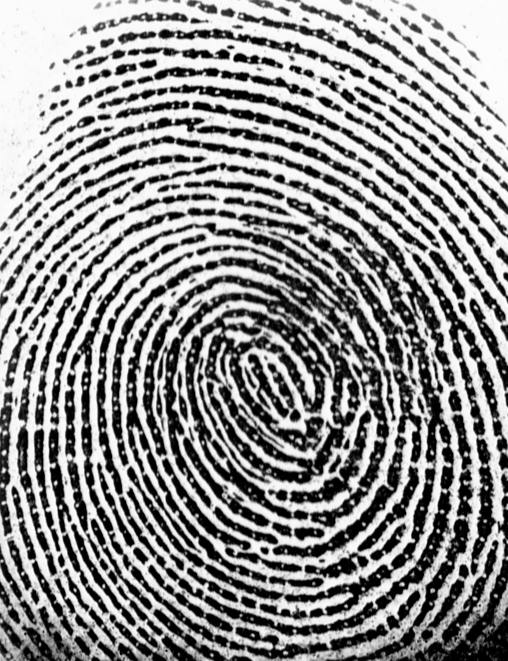
#> input picture 01_1.bmp, 508 x 661 px
$ python -i image_enhancement.py   (imports and definitions only)   (older library calls are emulated)
#> lines starting #> are read from the running program, lines starting #| are printed output that depends on the picture; after the words box and inside, x2 and y2 are one past the last pixel; in counts of white or black regions, pixels touching at a corner belong together
#> further down, picture is the input picture: shape (661, 508); min 0, max 255, mean 143.6
### normalization.py
import cv2
import numpy as np
import matplotlib.pyplot as plt


def normalize(img):
    norm_img = (img-np.mean(img))/np.std(img)
    return norm_img

# Below function returns the masked image with the given threshold and normalized image
def ridge_segementation(image, window_size, threshold):
#> called with window_size = 16, threshold = 0.1
    rows, cols = image.shape
    image = normalize(image)

    padded_rows = np.int(window_size * np.ceil((np.float(rows))/(np.float(window_size))))
    padded_cols = np.int(window_size * np.ceil((np.float(cols)) / (np.float(window_size))))

    padded_img = np.zeros((padded_rows, padded_cols))

    std_img = np.zeros((padded_rows, padded_cols))

    padded_img[0:rows][:, 0:cols] = image

    for i in range(0, padded_rows, window_size):
        for j in range(0, padded_cols, window_size):
            window = padded_img[i:i+window_size][:,j:j+window_size]
            std_img[i:i+window_size][:,j:j+window_size] = np.std(window)*np.ones(window.shape)
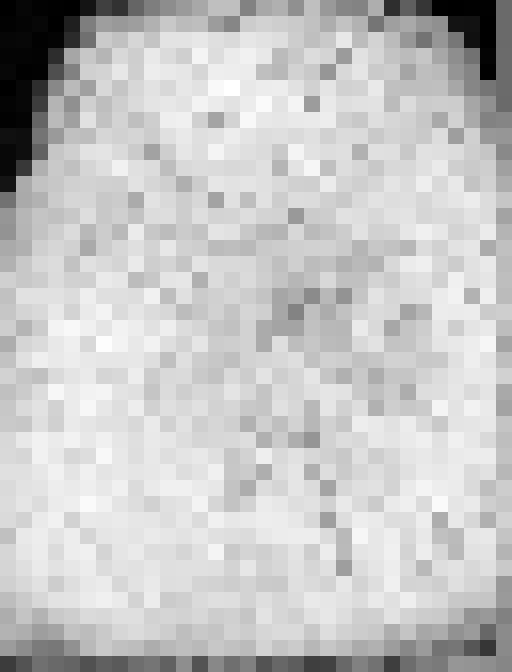
#> std_img: shape (672, 512) float64; min 0.00154, max 1.12, mean 0.871; drawn with min black and max white

    std_img = std_img[0:rows][:,0:cols]
#> std_img: shape (661, 508) float64


    mask_img = std_img > threshold
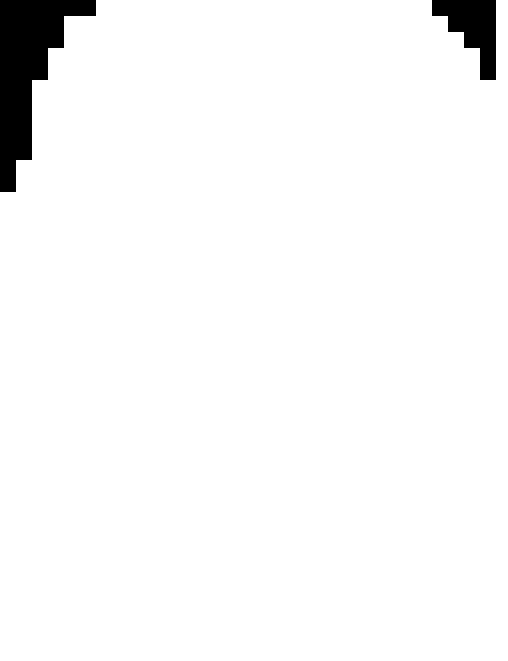
#> mask_img: shape (661, 508) bool; 96.7% white; 2 black regions, box (x1, y1, x2, y2) and area: (0, 0, 96, 192) 8192, (432, 0, 496, 80) 2816

    mean_val = np.mean(image[mask_img])
#> mean_val = -0.0363
    std_val = np.std(image[mask_img])
#> std_val = 0.997

    norm_image = (image - mean_val) / (std_val)

    return (norm_image, mask_img)

### ridge_orientation.py
import cv2
import numpy as np
from scipy import ndimage
from scipy import signal

def ridge_orientation(img, grad_sigma, orient_smooth_sigma):
    # Get size of gaussian filter for blurring. Discrete gaussian is calculated by convolving gaussian function
    # in a window equals to 6 times sigma. Value outside this window can be neglected as they are very small.
#> called with grad_sigma = 1, orient_smooth_sigma = 7
    size = np.fix(6*grad_sigma)
    if np.remainder(size,2) == 0:
        size = size+1
    gaussian = cv2.getGaussianKernel(np.int(size),grad_sigma)
    F = gaussian*gaussian.T
    F_y, F_x = np.gradient(F)
    s_x = signal.convolve2d(img, F_x, mode="same")
    s_y = signal.convolve2d(img, F_y, mode="same")

    s_xx = s_x**2
    s_yy = s_y**2
    s_xy = s_x*s_y

    # calculate theta
    # theta = 1/2 * np.arctan(scipy.convolve2d(2*s_xy, np.ones((3,3),dtype=int))/scipy.convolve2d(s_xx*s_yy, np.ones((3,3),dtype=int)))

    denominator = np.sqrt(np.power(s_xy,2)+np.power((s_xx-s_yy),2)) + np.finfo(float).eps

    # Analytic solution of principal direction
    sin_2_theta = s_xy/denominator
    cos_2_theta = (s_xx-s_yy)/denominator

    # Obtains orientation by appying gaussian kernel 2nd time. This eliminates effect of noise
    if orient_smooth_sigma:
        size = np.fix(6*orient_smooth_sigma)
        if np.remainder(size,2) == 0:
            size = size+1
        gaussian = cv2.getGaussianKernel(np.int(size), orient_smooth_sigma)
        F = gaussian*gaussian.T
        cos_2_theta = ndimage.convolve(cos_2_theta, F)
        sin_2_theta = ndimage.convolve(sin_2_theta, F)
    oriented_image = np.pi/2 + np.arctan2(sin_2_theta,cos_2_theta)/2

    return(oriented_image)

### ridge_frequency.py
import numpy as np
from  est_freq import est_freq


def ridge_frequency(img, mask, orientation, block_size, window_size, min_wave_length, max_wave_length):
#> called with block_size = 38, window_size = 5, min_wave_length = 5, max_wave_length = 15
    rows, cols = img.shape
#> rows = 661; cols = 508
    frequency = np.zeros((rows, cols))

    for i in range(0, rows-block_size, block_size):
        for j in range(0, cols-block_size, block_size):
            block_image = img[i:i+block_size][:,j:j+block_size]
            block_orientation = orientation[i:i+block_size][:,j:j+block_size]

            frequency[i:i+block_size][:,j:j+block_size] = est_freq(block_image, block_orientation, window_size, min_wave_length, max_wave_length)
#> this loop made 17 passes
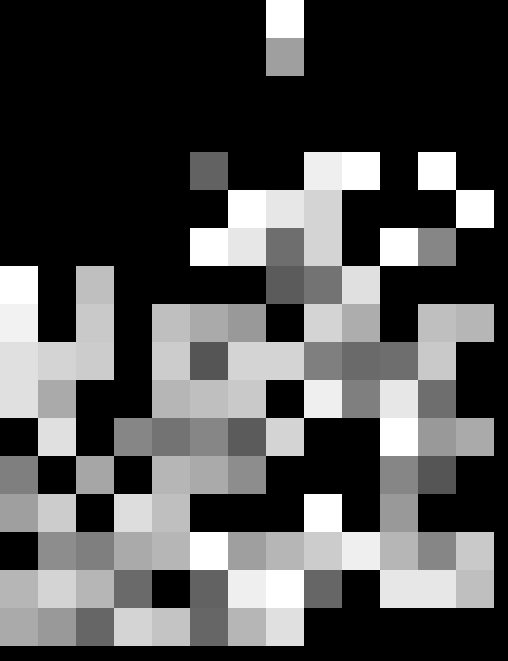
#> frequency: shape (661, 508) float64; min 0, max 0.2, mean 0.0635; drawn with min black and max white
    frequency = frequency*mask

    frequency_1d = np.reshape(frequency,(1, rows*cols))

    index = np.where(frequency_1d>0)

    index = np.array(index)

    index = index[1,:]

    non_zero_ele_in_frequency = frequency_1d[0][index]

    mean_frequency = np.mean(non_zero_ele_in_frequency)

    median_frequency = np.median(non_zero_ele_in_frequency)

    return(frequency, mean_frequency)

### est_freq.py
import numpy as np
import cv2
import matplotlib.pyplot as plt
import math
import scipy.ndimage

def est_freq(img, oriented_img, window_size, min_wave_length, max_wave_length):
    rows, cols = img.shape

    cos_orientation = np.mean(np.cos(2*oriented_img))
    sin_orientation = np.mean(np.sin(2*oriented_img))

    orientation = math.atan2(sin_orientation, cos_orientation)/2

    rotated_img = scipy.ndimage.rotate(img, orientation/np.pi*180 +90, axes=(1,0), reshape=False, order=3, mode='nearest')


    crop_size = int(np.fix(rows/np.sqrt(2)))
    off_set = int(np.fix((rows-crop_size)/2))

    rotated_img = rotated_img[off_set:off_set+crop_size][:,off_set:off_set+crop_size]

    projection = np.sum(rotated_img, axis=0)

    dilation = scipy.ndimage.grey_dilation(projection, window_size, structure=np.ones(window_size))

    temp = np.abs(dilation - projection)

    threshold_peak = 2

    max_pts = (temp<threshold_peak) & (projection>np.mean(projection))

    max_index = np.where(max_pts)

    rows_max_index, cols_max_index = np.shape(max_index)

    if(cols_max_index<2):
        freq_img = cols_max_index
    else:
        num_of_peaks = cols_max_index
        wave_length = (max_index[0][cols_max_index-1]-max_index[0][0])/(num_of_peaks-1)

        if wave_length>=min_wave_length and wave_length<=max_wave_length:
            freq_img = 1/np.double(wave_length)*np.ones(img.shape)
        else:
            freq_img = np.zeros(img.shape)
    return(freq_img)

### ridge_filter.py
import numpy as np
import scipy

def ridge_filter(img, orientation, frequency, k_x, k_y):
#> called with k_x = 0.65, k_y = 0.65
    angle_increament = 3
    img = np.double(img)
    rows, cols = img.shape
    new_img = np.zeros((rows, cols))

    frequency_1d = np.reshape(frequency,(1,rows*cols))
    index = np.where(frequency_1d>0)

    index = np.array(index)
    index = index[1,:]

    non_zero_ele_in_frequency = frequency_1d[0][index]
    non_zero_ele_in_frequency = np.double(np.round((non_zero_ele_in_frequency*100)))/100

    unique_freq = np.unique(non_zero_ele_in_frequency)

    sigma_x = 1/unique_freq[0]*k_x
    sigma_y = 1/unique_freq[0]*k_y

    size = np.round(3*np.max([sigma_x, sigma_y]))

    x, y = np.meshgrid(np.linspace(-size,size,(2*size+1)), np.linspace(-size, size,(2*size +1 )))

    ref_filter = np.exp(-(( (np.power(x,2))/(sigma_x*sigma_x) + (np.power(y,2))/(sigma_y*sigma_y)))) * np.cos(2*np.pi*unique_freq[0]*x)

    filter_rows, filter_cols = ref_filter.shape

    gabor_filter = np.array(np.zeros((int(180/angle_increament), int(filter_rows), int(filter_cols))))

    for i in range(0, int(180/angle_increament)):
        rotated_filter = scipy.ndimage.rotate(ref_filter, -(i*angle_increament + 90), reshape = False)
        gabor_filter[i] = rotated_filter

    max_size = int(size)
    temp = frequency>0
    valid_rows, valid_cols = np.where(temp)

    temp_1 = valid_rows > max_size
    temp_2 = valid_rows < rows - max_size
    temp_3 = valid_cols > max_size
    temp_4 = valid_cols < cols - max_size

    final_temp = temp_1 & temp_2 & temp_3 & temp_4

    final_index = np.where(final_temp)

    max_oriented_index = np.round(180/angle_increament)
    oriented_index = np.round(orientation/np.pi*180/angle_increament)

    for i in range(0, rows):
        for j in range(0, cols):
            if(oriented_index[i][j] < 1):
                oriented_index[i][j] = oriented_index[i][j] + max_oriented_index
            if(oriented_index[i][j] > max_oriented_index):
                oriented_index[i][j] = oriented_index[i][j] - max_oriented_index
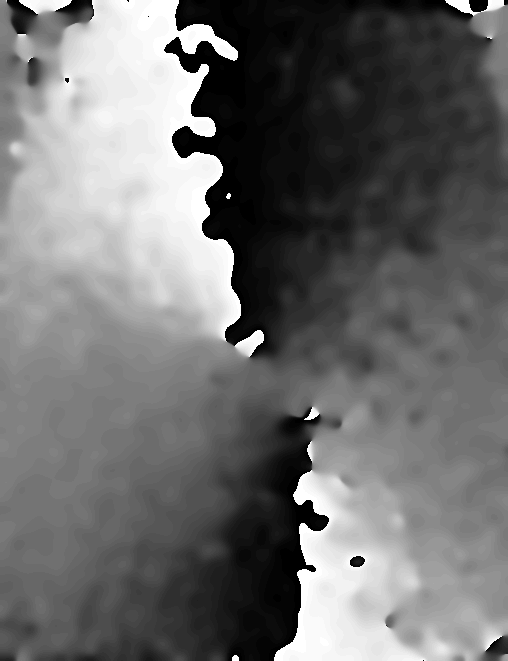
#> oriented_index: shape (661, 508) float64; min 1, max 60, mean 26.5; drawn with min black and max white

    final_index_rows, final_index_cols = np.shape(final_index)

    size  = int(size)

    for i in range(0, final_index_cols):
        r = valid_rows[final_index[0][i]]
        c = valid_cols[final_index[0][i]]

        img_block = img[r-size:r+size+1][:,c-size:c+size+1]

        new_img[r][c] = np.sum(img_block*gabor_filter[int(oriented_index[r][c]) - 1])
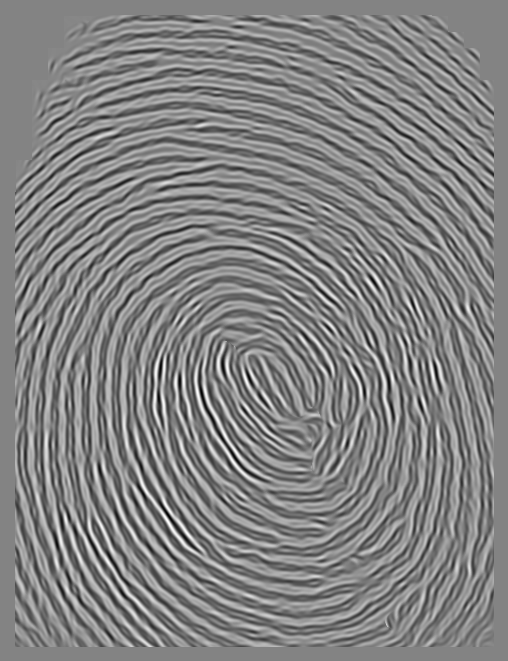
#> new_img: shape (661, 508) float64; min -41.32, max 38.93, mean 0; drawn with min black and max white

    return(new_img)

### image_enhancement.py
from normalization import ridge_segementation
from ridge_orientation import ridge_orientation
from ridge_frequency import ridge_frequency
from ridge_filter import ridge_filter
from skimage import morphology
import numpy as np
import cv2


# Algorithm reference paper
# '''Fingerprint Image Enhancement: Algorithm and Performance Evaluation'''
# https://pdfs.semanticscholar.org/bd6d/e6c7fba04a67d30a4bd1261665e6f4745ea8.pdf
def enhance_image(img):
    window_size = 16
    threshold = 0.1
    # Generate fingerprint mask from given image
    norm_img, mask = ridge_segementation(img, window_size, threshold)
    cv2.imshow("normal image", norm_img)

    grad_sigma = 1
    orient_smooth_sigma = 7
    # Find orientation of each pixel by using gradient of its surrounding
    oriented_img = ridge_orientation(img, grad_sigma, orient_smooth_sigma)
    # cv2.imshow("orientation image", oriented_img)

    block_size = 38
    window_size = 5
    min_wave_length = 5
    max_wave_length = 15
    freq, mean_freq = ridge_frequency(norm_img, mask, oriented_img, block_size, window_size, min_wave_length,
                                      max_wave_length)
    # cv2.imshow("frequency image", freq)

    freq = mean_freq * mask
    k_x = 0.65
    k_y = 0.65
    new_img = ridge_filter(norm_img, oriented_img, freq, k_x, k_y)
    # cv2.imshow("filter image", new_img)

    return new_img < -3
#> returned value: shape (661, 508) bool; 35.1% white; 252 white regions (139 under 20 px), largest, box (x1, y1, x2, y2) and area: (112, 258, 437, 619) 15687, (143, 276, 384, 557) 9369, (97, 245, 454, 636) 6458


def skeletonize(img):
    # Remove breaks in ridges by applying closing operation.
    closed_image = morphology.closing(img, np.ones((3, 3)))
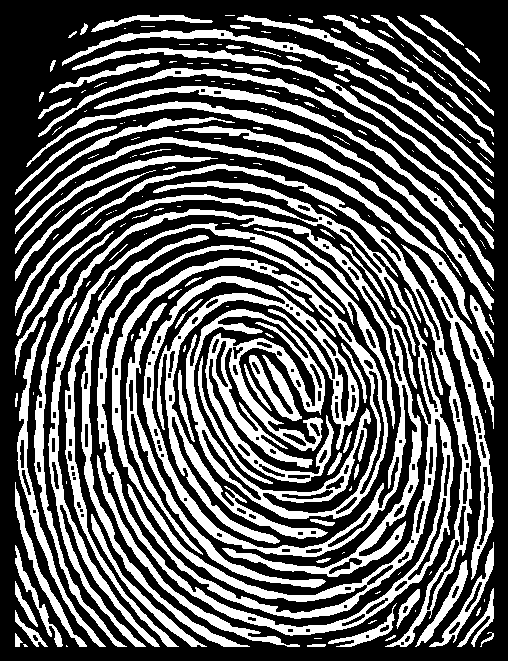
#> closed_image: shape (661, 508) bool; 37% white; 228 white regions (133 under 20 px), largest, box (x1, y1, x2, y2) and area: (16, 181, 454, 636) 32096, (34, 209, 422, 647) 20294, (48, 223, 395, 647) 6327
    cv2.imshow("closed Image", closed_image.astype('int') * 255.0)

    skeleton_image = morphology.skeletonize(closed_image)
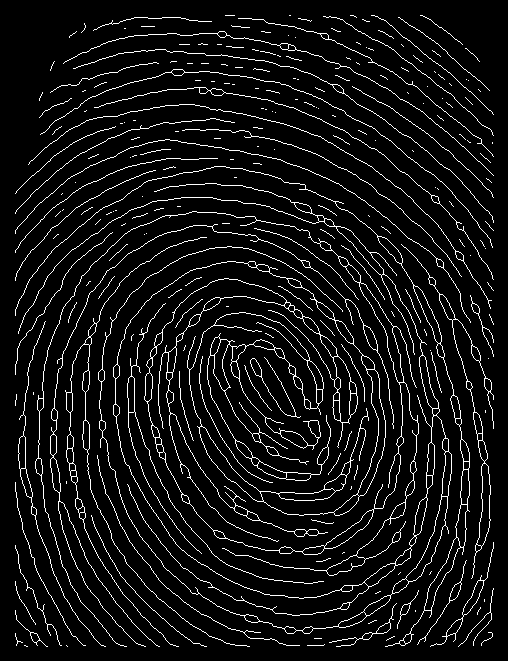
#> skeleton_image: shape (661, 508) bool; 7.2% white in thin lines or dots
    return skeleton_image


# This function checks if a window has no foreground pixels on 3 or more boundaries. If so, mark the complete window background.
# This removes any secluded point in image.
# Repeat this with multiple windows sizes.
def remove_noise(img):
    input_img = np.array(img.astype('int') * 1.0)
#> input_img: shape (661, 508) float64; values 0 (black) and 1 (white), 7.2% white in thin lines or dots
    output_img = np.array(img.astype('int') * 1.0)

    W, H = input_img.shape[:2]
    filtersizes = [4, 6, 8, 12, 20]
    # filtersizes = [4, 20]
    for filtersize in filtersizes:
        for i in range(0, W - filtersize, filtersize):
            for j in range(0, H - filtersize, filtersize):
                filter0 = output_img[i:i + filtersize, j:j + filtersize]

                flag = 0
                if sum(filter0[:, 0]) == 0:
                    flag += 1
                if sum(filter0[:, filtersize - 1]) == 0:
                    flag += 1
                if sum(filter0[0, :]) == 0:
                    flag += 1
                if sum(filter0[filtersize - 1, :]) == 0:
                    flag += 1
                if flag > 3:
                    output_img[i:i + filtersize, j:j + filtersize] = np.zeros((filtersize, filtersize))
#> output_img: shape (661, 508) float64; values 0 (black) and 1 (white), 7.1% white in thin lines or dots

    return output_img


def perform_enhancement_and_morphology(img):
    enhanced_img = enhance_image(img)
    cv2.imshow("enhanced image", enhanced_img.astype('int') * 255.0)
    # Thinning
    skeleton_img = skeletonize(enhanced_img)
    cv2.imshow("skeleton image output", skeleton_img.astype('int') * 255.0)
    # Remove the breaks and secluded elements in fingerprint.
    skeleton_image_wo_noise = remove_noise(skeleton_img)
    cv2.imshow("skeleton after removing noise", skeleton_image_wo_noise.astype('int') * 255.0)
    return skeleton_image_wo_noise

>>> import cv2
>>> picture = cv2.imread('01_1.bmp', cv2.IMREAD_GRAYSCALE)
>>> result = perform_enhancement_and_morphology(picture)

$ run again, on 1_3.png
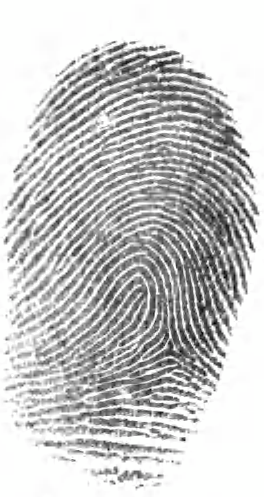
#> input picture 1_3.png, 264 x 497 px
#> in ridge_segementation, `mask_img = std_img > threshold`:
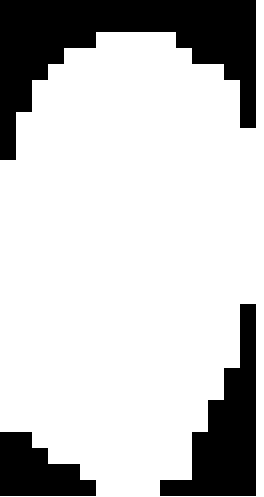
#> mask_img: shape (497, 264) bool; 77.8% white; 3 black regions, box (x1, y1, x2, y2) and area: (0, 0, 256, 160) 16896, (160, 304, 256, 496) 8192, (0, 432, 96, 496) 4096
#> mean_val = -0.266
#> std_val = 0.984
#> in ridge_frequency, `rows, cols = img.shape`: rows = 497; cols = 264
#> the loop in ridge_frequency, `for i in range(0, rows-block_size, block_size):` made 13 passes
#> closed_image: shape (497, 264) bool; 30.8% white; 45 white regions (2 under 20 px), largest, box (x1, y1, x2, y2) and area: (15, 228, 229, 381) 3014, (15, 255, 168, 397) 2688, (15, 278, 147, 379) 2179
#> in skeletonize, `skeleton_image = morphology.skeletonize(closed_image)`:
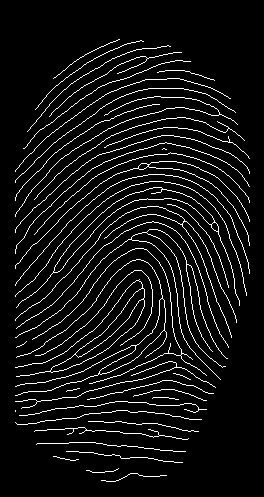
#> skeleton_image: shape (497, 264) bool; 6.9% white in thin lines or dots, all inside (x1, y1, x2, y2) = (15, 39, 250, 482)

$ run again, on 2.png
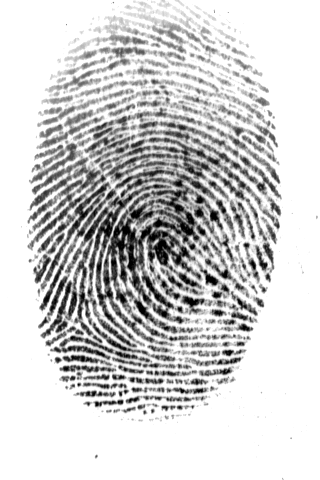
#> input picture 2.png, 320 x 480 px
#> picture is the input picture: shape (480, 320); min 0, max 255, mean 207.7
#> in ridge_segementation, `mask_img = std_img > threshold`:
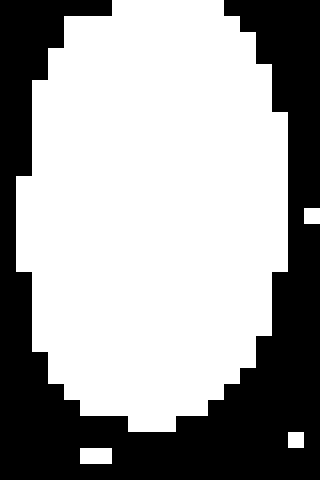
#> mask_img: shape (480, 320) bool; 62.8% white; 1 black region, box (x1, y1, x2, y2) and area: (0, 0, 320, 480) 57088
#> mean_val = -0.41
#> std_val = 1.07
#> in ridge_frequency, `rows, cols = img.shape`: rows = 480; cols = 320
#> the loop in ridge_frequency, `for i in range(0, rows-block_size, block_size):` made 12 passes
#> closed_image: shape (480, 320) bool; 24.2% white; 68 white regions (23 under 20 px), largest, box (x1, y1, x2, y2) and area: (37, 178, 259, 368) 7816, (119, 199, 265, 333) 4083, (28, 162, 267, 315) 3459
#> in skeletonize, `skeleton_image = morphology.skeletonize(closed_image)`:
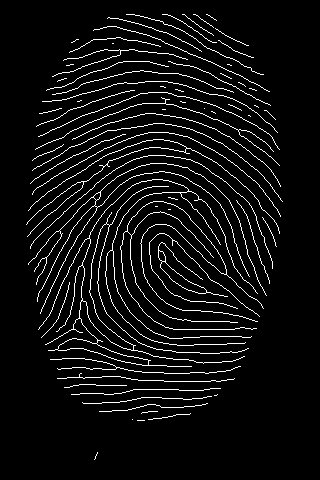
#> skeleton_image: shape (480, 320) bool; 6% white in thin lines or dots, all inside (x1, y1, x2, y2) = (26, 14, 283, 460)

$ run again, on 88.png
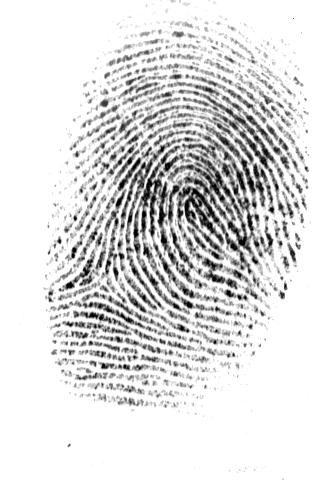
#> input picture 88.png, 320 x 480 px
#> picture is the input picture: shape (480, 320); min 0, max 255, mean 221.1
#> mask_img: shape (480, 320) bool; 60.7% white; 2 black regions, box (x1, y1, x2, y2) and area: (0, 0, 320, 480) 56320, (192, 0, 320, 96) 4096
#> mean_val = -0.37
#> std_val = 1.14
#> in ridge_frequency, `rows, cols = img.shape`: rows = 480; cols = 320
#> the loop in ridge_frequency, `for i in range(0, rows-block_size, block_size):` made 12 passes
#> closed_image: shape (480, 320) bool; 21.8% white; 79 white regions (30 under 20 px), largest, box (x1, y1, x2, y2) and area: (49, 130, 272, 347) 5803, (150, 153, 285, 320) 4111, (54, 113, 288, 292) 3189
#> in skeletonize, `skeleton_image = morphology.skeletonize(closed_image)`:
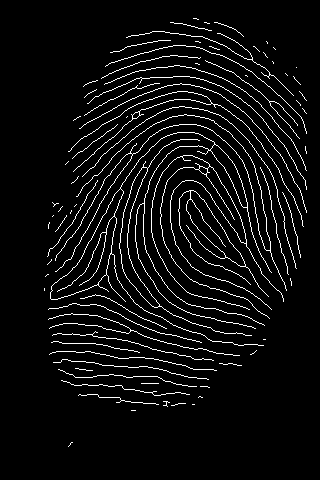
#> skeleton_image: shape (480, 320) bool; 5.5% white in thin lines or dots, all inside (x1, y1, x2, y2) = (44, 18, 307, 447)
